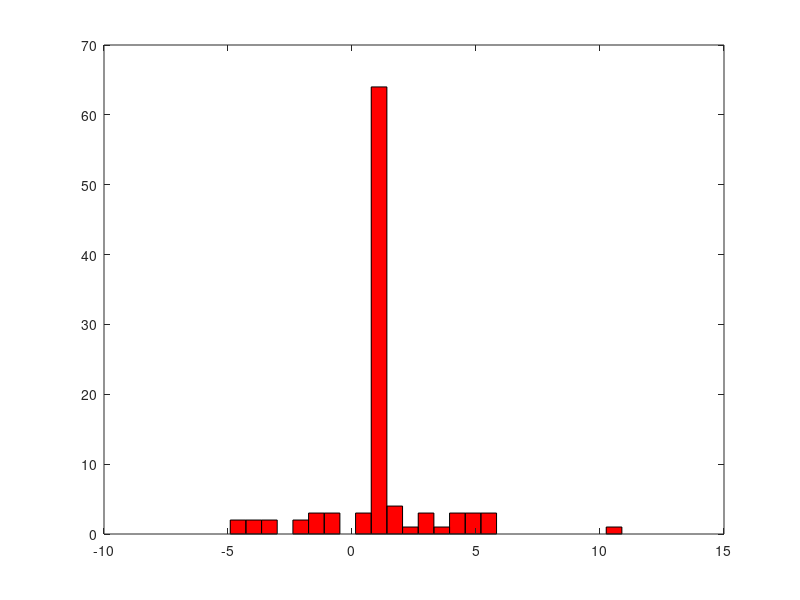

Write the MATLAB code that produced this figure.
% alignA.m



% CLOSEST POINT METRIC

% 0.01
% a = [23.621577174350527,23.621577174350527,23.913252908737608,23.98826078645798,23.98826078645798,24.10033296001198,24.10033296001198,24.11250865680468,24.11250865680468,24.12930502113432,24.302998630193706,24.302998630193706,24.312053604709014,24.429361292331574,24.429361292331574,24.45104232306566,24.495002332257112,24.495002332257112,24.615591251848183,24.615591251848183,24.61700445903049,24.622858442566557,24.622858442566557,24.638955803733865,24.638955803733865,24.648854975409765,24.676628361982836,24.697033411623636,24.697033411623636,24.71979139223812,24.800290480741072,24.800290480741072,24.803130778652793,24.803130778652793,24.803914164240986,24.803914164240986,24.804759535793952,24.821040664581133,24.829353089838396,24.83566471831259,24.840548966188617,24.842580825103497,24.88344652691674,24.88344652691674,24.904836829918445,24.90609426595711,24.911020081301814,24.911020081301814,24.918458412148677,24.925577458933667,24.933149742420696,24.953317059580144,24.96696885449201,24.992853184009487,24.99529169436272,24.999007788321254,24.99992958352153,25.002378552102662,25.011734502383273,25.020990659624804,25.02358354287319,25.0252980347674,25.029772231648924,25.053176480081145,25.06047848493855,25.070495491903028,25.08250972982219,25.084219433317095,25.084219433317095,25.100208613604934,25.10425009761937,25.120681243820993,25.159724411879292,25.178933952101886,25.21287469210212,25.2356384372784,25.2356384372784,25.241893425437162,25.258956025137135,25.262316938850287,25.262316938850287,25.26304568852053,25.270983838583074,25.28701292066599,25.299328044180953,25.299328044180953,25.335516259241338,25.335516259241338,25.3583885588533,25.367989973056822,25.367989973056822,25.3815949413908,25.485075595294425,25.78310896201125,25.78310896201125,25.91105210239187,26.46209314476292,26.46209314476292,26.812122445033914,26.812122445033914];
% 0.1
% a = [13.971022786645936,14.061710945783576,14.061710945783576,14.380014636894712,14.380014636894712,14.453964748608705,14.453964748608705,15.528439022282857,15.528439022282857,16.438137504818993,19.479673333357194,19.479673333357194,19.555744762934623,19.781613599756778,19.781613599756778,19.869351812122733,20.20048923550433,20.20048923550433,20.927078669886797,20.947783824085928,20.947783824085928,21.001934566158802,21.001934566158802,21.067107710746328,21.10164720885601,21.10164720885601,21.45181090012241,21.45181090012241,21.458951600025088,21.458951600025088,21.74426084852486,21.74426084852486,22.00464210320559,22.00464210320559,22.11546936961629,22.11546936961629,22.377050332889972,22.571234753671472,22.84886639207789,23.11128495752069,23.11128495752069,23.28427087557591,23.28427087557591,23.452630919285994,23.582889127350168,23.582889127350168,23.60610092419004,23.900882573800196,24.144355791065127,24.30761871085046,24.401938828081665,24.470918982355787,24.470918982355787,24.6967849777759,24.799871861407162,24.873574425719255,24.9582409411768,25.19507709481847,25.209508671185695,25.4731652601997,25.57330739255374,25.57330739255374,25.691388535494557,25.721703142877466,25.840757400514164,25.860289072199784,25.860289072199784,26.287101773406484,26.526209367028272,26.526209367028272,26.88253927306879,27.05806437750403,27.05806437750403,27.120344004652207,27.354522898898527,27.445951220487874,27.445951220487874,27.474078238763717,27.542401815342892,27.542401815342892,27.804832383591776,28.851050679690488,28.851050679690488,29.369141471768064,29.626995416898115,29.834285830737073,29.945623790725897,29.945623790725897,31.11112208006817,31.951020640185522,32.490055976183655,32.490055976183655,34.39715480702203,34.39715480702203,35.360111470111,35.360111470111,39.66019527309404,39.66019527309404,9.156537535459991,9.156537535459991];
% 1
% a = [0.8290134433067967,1.570827132064736,1.570827132064736,106.93044678455219,11.360251287479931,114.76421965041615,114.76421965041615,12.630580800803036,12.630580800803036,13.96001231590748,14.78565818240636,16.141854364476373,16.141854364476373,17.351663056289834,17.351663056289834,18.038998938000507,18.038998938000507,19.74903143734833,21.679820018329043,21.679820018329043,21.70203734712125,27.019165967989327,27.09397919232259,28.185740835883,29.252263159238215,29.252263159238215,32.787107159746974,32.824416208933506,32.824416208933506,33.29675907987634,33.30463194992144,35.39102896746299,35.39102896746299,35.87665821221478,36.12667246509625,39.39452775055794,39.39452775055794,4.629743106691264,4.7446970862633355,40.26860871824018,40.50001499860613,40.626169843259085,40.73211736554352,44.03648288602495,46.020116639307375,46.020116639307375,47.53788184388988,47.53788184388988,48.789381034320556,48.789381034320556,49.90548610863525,5.496409979286656,5.496409979286656,5.8972433801169055,5.8972433801169055,50.3390962228386,50.384606508276846,50.384606508276846,50.78562348947762,50.78562348947762,51.339473594597074,51.339473594597074,53.05156654283256,53.05156654283256,53.082958376911115,53.082958376911115,55.39902849766331,58.51662316695162,58.55046655048877,58.55046655048877,59.2390803163726,59.99129809091998,59.99129809091998,6.616603079644679,6.616603079644679,60.613788078127385,62.34069613249162,62.34069613249162,62.89317053265072,64.00906165783636,68.57454497408665,68.57454497408665,74.88890742307312,75.53598415531748,75.53598415531748,77.16630539778949,8.664017209010922,8.95661961018482,8.95661961018482,84.44533385275514,84.44533385275514,91.98410084223558,92.613561964434,92.613561964434,94.54583701928551,94.54583701928551,95.20076756996548,95.20076756996548,99.55739969781544,99.55739969781544];



% RANDOM POINT ~10% distance

% 0.1
a = [23.637807794204367,23.64422327955465,23.66654976478712,23.873166605020046,23.970758914095555,24.09743140829783,24.30243944161662,24.323104452869508,24.376184134476706,24.37687642401106,24.378962997446397,24.382293482794672,24.412127708671434,24.41698883117239,24.42692163000575,24.458753274067046,24.49444431720496,24.497309936158285,24.535974475576264,24.549840605512983,24.570608968297723,24.592062459724517,24.63425857668141,24.639536962916676,24.642771186210016,24.65478036826486,24.666265656649887,24.66646449798372,24.68523998403226,24.700290941334025,24.703756866426623,24.733712772970517,24.75156095943533,24.75653770624448,24.791114774152692,24.797198653866367,24.801204808631457,24.810548807503512,24.814868359662135,24.821972976299527,24.843385864018188,24.84963990933518,24.908017479560208,24.915761509056342,24.92379562374284,24.927478537031412,24.935946758415728,24.971561254844417,24.987869698193734,24.996766666816914,25.00146807123045,25.01173227648434,25.029031771036177,25.02986282026101,25.03821780319464,25.04520180043996,25.046802989658847,25.07636040909297,25.107791899223432,25.10810750101211,25.10900607649152,25.112842267056685,25.134842666662955,25.152455670661872,25.17756793504173,25.18587001040644,25.18640518167666,25.19300288260738,25.20439618445263,25.21905473737045,25.233742847271927,25.23841938484735,25.276815213103877,25.287435682959575,25.29413327294442,25.297717425276716,25.302092753283624,25.313450025633298,25.32413334309186,25.339870120369362,25.34562268732635,25.35100466932707,25.369021470871402,25.380082538323947,25.386962896049823,25.390272471302474,25.417777448833828,25.421777385928774,25.4344451366364,25.44249756826261,25.550212120509155,25.562833540235285,25.56924242522795,25.586488156030196,25.610530286343888,25.618267085134054,25.75901114549106,26.429698933533007,27.25787234553672,27.375822293976814];
% 1
% a = [10.215948734961735,12.762586111787074,13.859910097968383,14.187816317576415,14.74354101004457,15.528456092187403,15.633588379255121,16.629295369935118,17.30719159506031,17.43627632391413,17.89823367124138,18.222088393644594,19.087348748424237,19.15223416647808,19.230843022036733,19.2381565745638,19.669987925367177,19.82097753638616,19.909512900936356,20.932920778497227,21.311024972765203,21.515207957751038,21.775525383047512,21.799549554550374,22.430822829490005,22.504595315516415,23.144362232471902,23.210919595400156,23.333231431547063,23.658049576628834,23.791279753184156,24.188465044301644,24.282743735335067,24.288333994694238,24.4469598968593,24.611537076091015,24.630254263338234,24.63565984998461,24.80967012756744,24.831039214278068,24.842661187959294,24.95828649878212,24.96886981766811,24.999143104366492,25.16391943500474,25.23170458146717,25.272557113671443,25.349449748006222,25.44944786431422,25.505051930754334,25.52239349353017,25.75389096201965,25.75646584673965,25.934479659235006,25.939572684432907,25.957543919641942,26.119690319860133,26.146595176351855,26.421808945733954,26.44763433490372,26.56503448696298,26.6922391106011,26.714328156531895,26.726353007308138,26.752513354722076,26.866870280962253,26.910944254001304,26.927499102901148,27.01488873755313,27.42336579118088,27.541025029220883,27.687028216662778,27.948460636750024,28.25572013482326,28.27864936317119,28.452951087973254,28.498333480971926,28.552951354414542,28.72275009943916,28.87796057391315,28.892357671126245,28.969012362451327,29.009055356326325,29.128991174395647,29.167903620546824,29.168349928652948,29.576595771489384,30.127747316358928,30.33942373186983,30.708538281667586,30.758996948821306,30.784412928033635,31.278139306652964,31.78673207771361,34.91558252599877,36.6221932060762,37.883279435676734,46.32148261167172,85.35748052692526,9.0317068155602];
% 10
% a = [0.3337273104131687,1.3078422104668657,1.7993077416645993,100.10285668854503,105.91981866141903,107.77419674711523,109.64905400201184,11.279344707419185,110.01410163818161,110.0695736292312,113.89613004464202,115.3060978603812,116.39054468764625,120.9463924401625,121.29878028568399,125.9728014208282,129.76744811168484,13.028507905764826,134.4136406296021,135.07609892007466,136.06876340809708,145.62409970216345,15.134503380906919,15.527983432089275,15.703511025817484,151.953785578849,16.500656921210574,164.7359415415277,164.74453749234786,168.10067412853851,17.16948026928896,17.515762011135536,179.68484722953477,18.760169528213684,18.920823945796112,20.240696116506715,20.383297936276247,21.019430205665234,21.53676865142629,22.769113285811898,24.240253430914606,25.598282965248693,25.740258942921713,25.81392285864814,25.83852908211976,26.48444310394839,27.206545663912046,28.013258811689546,28.759855171457474,29.68144006906468,30.106351931142505,31.95933179548722,32.98011425504589,33.97162002796665,36.48980637013702,37.28694664762803,37.54177055890234,39.70573835428207,4.165935423978994,4.896276979884811,40.25211702379455,40.256644227441896,41.128246231402095,42.83426451966561,43.356029353489205,43.99212197730064,44.07052493812683,44.71168721920176,44.9451589657421,45.002362201576766,47.13023793650717,47.811945627698954,48.01983423367608,48.21751994533157,49.821349558722105,50.80222335777004,52.74765581158357,53.02552022108803,55.380038675160336,56.41883030035126,56.4533205693884,57.20774787868852,57.917261224671044,6.774936722254064,62.32903458478871,63.179894089831436,66.15786123643458,66.97000016687464,68.97103907235395,7.386923104417798,73.64405570042845,76.6087375014054,79.24122720937184,79.81506876565707,8.721463482953977,8.859358747243741,80.21833224811287,80.22796837757906,87.9704529488388,92.42718243051375];





a = [1.2240313460399572,-4.42289788629632,1.0719950956366304,-3.912606795324913,-1.2098514191974936,1.0979041128023086,1.1299380291223016,1.0780461917911293,1.1588469338679004,1.0715349567766874,1.158385922694693,1.957242755579375,1.1696995178521847,1.165247036279066,1.2489234620662222,3.9861805745010104,1.1177863885196895,1.0732727680856895,1.1510981222830248,-1.594096334611374,1.1254820730876984,-3.706469498433181,-1.0586514921396253,1.1103578453976413,2.6997491808386753,1.1614994820788147,1.2370140440695074,-4.910047109230862,2.4367585646374263,1.1652853113599244,2.9072954752550877,1.13136584753546,1.660976689324464,1.0361006748214763,1.1867716667020929,1.8472625113957641,1.1184867161597323,1.114092169363313,0.7463556037436199,1.1822785981681898,1.15853458343306,1.1001897577068092,-3.0585862861349637,1.2069433315811935,1.0426444885413562,1.0803270134802632,-3.1871759618752797,0.42535739035388254,1.1544701359484963,-1.241630333440074,10.882195173443206,1.134637229965005,1.121487922683289,1.058061514844486,1.1225776154102505,4.280578776054292,1.149865776464618,1.1080818509158519,1.7336019719620213,1.1451047954053148,-0.5728448686663095,5.010637761888605,1.1679135148750457,1.1124634928305897,1.197079167656152,1.1863349638732683,1.0670507223648409,1.171026885019193,1.1117608673715313,5.386806044861058,0.9920483848196611,1.134754847911016,1.178336780868925,-2.1826353415665447,1.0846577754538975,1.1341923614487008,1.1464376255600752,-0.6717191112702601,2.914358717464852,0.7091205918519021,-1.7843081563188594,1.1084288557609165,1.1676800775633307,1.1586294743065855,1.0349344986117606,1.0655530438967329,4.2040510137762235,1.0809553560441556,4.622144463881362,5.560226774327252,3.740059156191993,1.1307247295328384,1.1636711658056074,1.1331793757461144,5.442967278219652,1.1215150217086154,1.0954278137597226,4.861467240108894,1.1944688953014175,1.1086516870236827];


a = sort(a);


% stem(a,'r-');
% plot(a,'r-');


%hist(a,'r-', 100);
hist(a,25,'r-');


% print -dpng -color "-S1200,800" "output/a.png"


hold off;
% close()

















